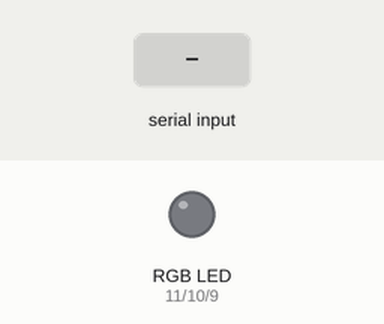
A sketch run on a simulated Arduino Uno, built with avr-gcc and run on an emulated ATmega328P. Parts: an RGB LED mixed from three pins (HIGH = lit). The inputs (shaded band) are chosen by the test bench. Dim RGB values are drawn brighter than linear; what the sketch prints to the serial monitor is not drawn.

Above: at 1.3 s.
1.4 s: "r" received over Serial
At 2.6 s:
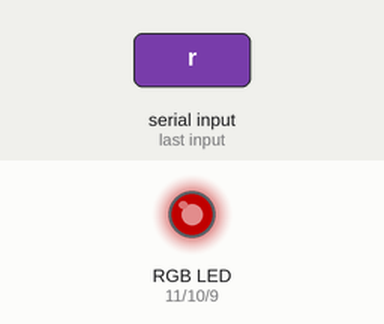
2.9 s: "g" received over Serial
At 3.9 s:
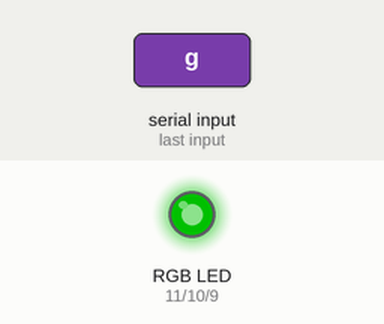
4.4 s: "b" received over Serial
At 5.0 s:
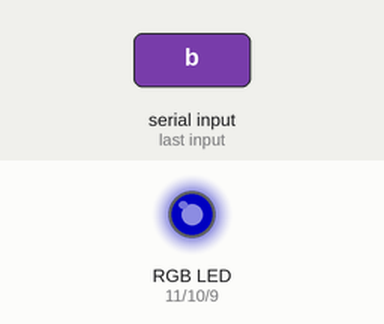
Timing chart, 0 to 7.4 s (numbered marks = the images above; inputs shaded):
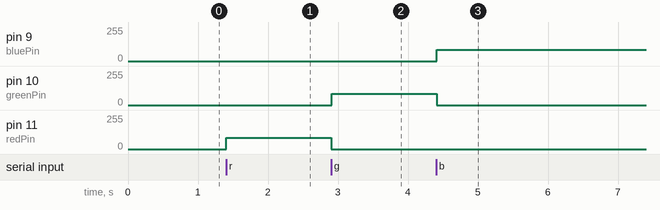

Measured:
- after the input at 1.4 s, pin 11 (redPin): 0/255 → 85/255 at once
- after the input at 2.9 s, pin 10 (greenPin): 0/255 → 85/255 at once; pin 11 (redPin): 85/255 → 0/255 at once
- after the input at 4.4 s, pin 9 (bluePin): 0/255 → 85/255 at once; pin 10 (greenPin): 85/255 → 0/255 at once

The sketch:

Blink_3Lights_ControlIntensity.ino
```cpp
/*
 *
This sketch is designed to run with the three LED lights
illuminating inside a cylinder of frosted Mylar paper.

The code is modified from Nisha Pathak's Mini Glacier project, as it
is documented at:
http://blogs.ischool.berkeley.edu/i262/category/labs/lab02/

*/

char serInString[100]; // array that will hold the different bytes of the string. 100=100characters;
// -> you must state how long the array will be else it won’t work properly
char colorCode;
int colorVal;

int redVal;
int greenVal;
int blueVal;

int redPin = 11; // Red LED, connected to digital pin 11
int greenPin = 10; // Green LED, connected to digital pin 10
int bluePin = 9; // Blue LED, connected to digital pin 9

void setup()
{
pinMode(redPin, OUTPUT); // sets the pins as output
pinMode(greenPin, OUTPUT);
pinMode(bluePin, OUTPUT);
Serial.begin(9600);
analogWrite(redPin, 0); // set initial brightness to 0
analogWrite(greenPin, 0); // set initial brightness to 0
analogWrite(bluePin, 0); // set initial brightness to 0
Serial.println("Enter color values using 'r', 'b', or 'g' letters, each of which adds another 1/3 of brightness.");
Serial.println("For example, try mixing colors like yellow by using ‘rrrggg’.");
}

void loop ()
{
// clear the string
memset(serInString, 0, 100);
//read the serial port and create a string out of what you read
readSerialString(serInString);

// initialize all back to zero for each loop
redVal = 0;
greenVal = 0;
blueVal = 0;

colorCode = serInString[0];
if( colorCode == 'r' || colorCode == 'g' || colorCode == 'b')
{
// increment each color according to the combination of letters the user entered
for (int i = 0; i < strlen(serInString); i++)
{
  switch(serInString[i])
  {
    case 'r':
      redVal += 85;
      break;
    case 'g':
      greenVal += 85;
      break;
    case 'b':
      blueVal += 85;
      break;
  }
}

Serial.print("Setting color ");
Serial.println();
Serial.print("red to ");
Serial.print(redVal);
Serial.println();
Serial.print("green to ");
Serial.print(greenVal);
Serial.println();
Serial.print("blue to ");
Serial.print(blueVal);
Serial.println();
serInString[0] = 0; // indicates we’ve used this string
analogWrite(redPin, redVal);
analogWrite(greenPin, greenVal);
analogWrite(bluePin, blueVal);
}
delay(100); // wait a bit, for serial data
}
//read a string from the serial and store it in an array
//you must supply the array variable
void readSerialString (char *strArray) {
int i = 0;
if(!Serial.available()) {
return;
}
while (Serial.available()) {
strArray[i] = Serial.read();
i++;
}
}
```
